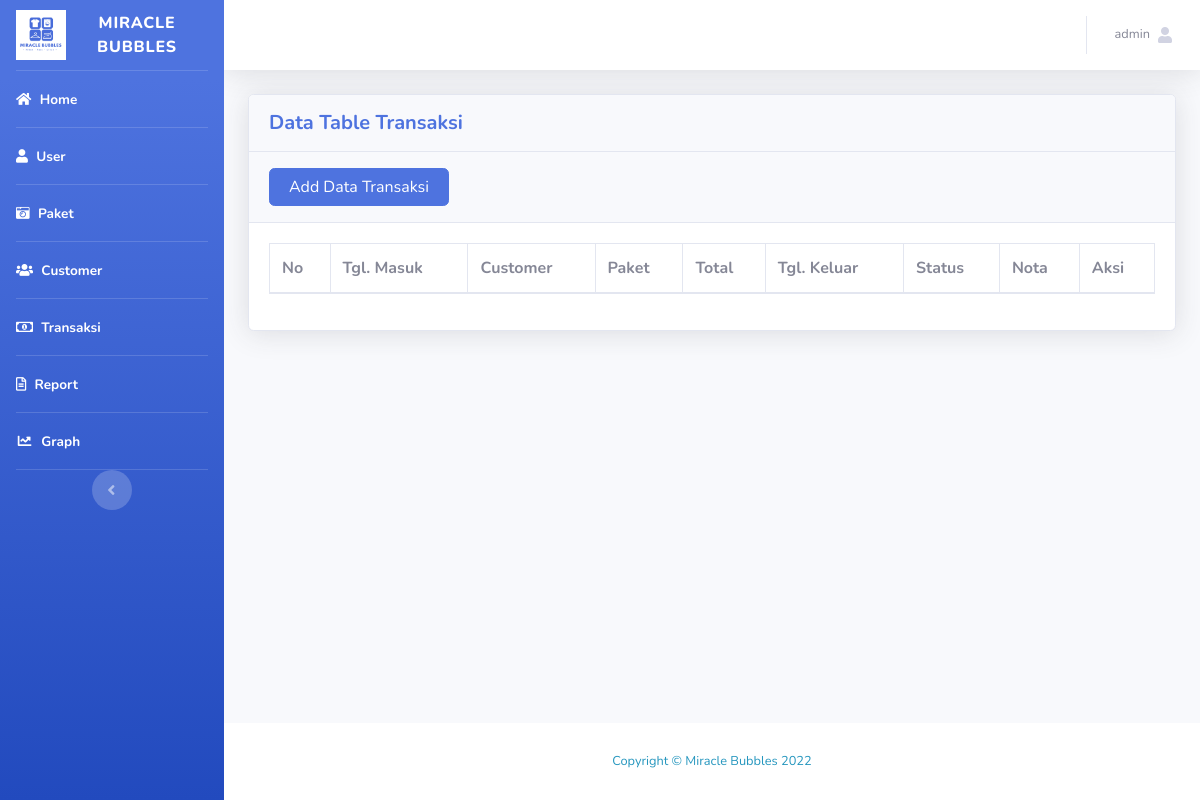
/ttransaksi.php (signed in), run on an earlier commit of the app's database.
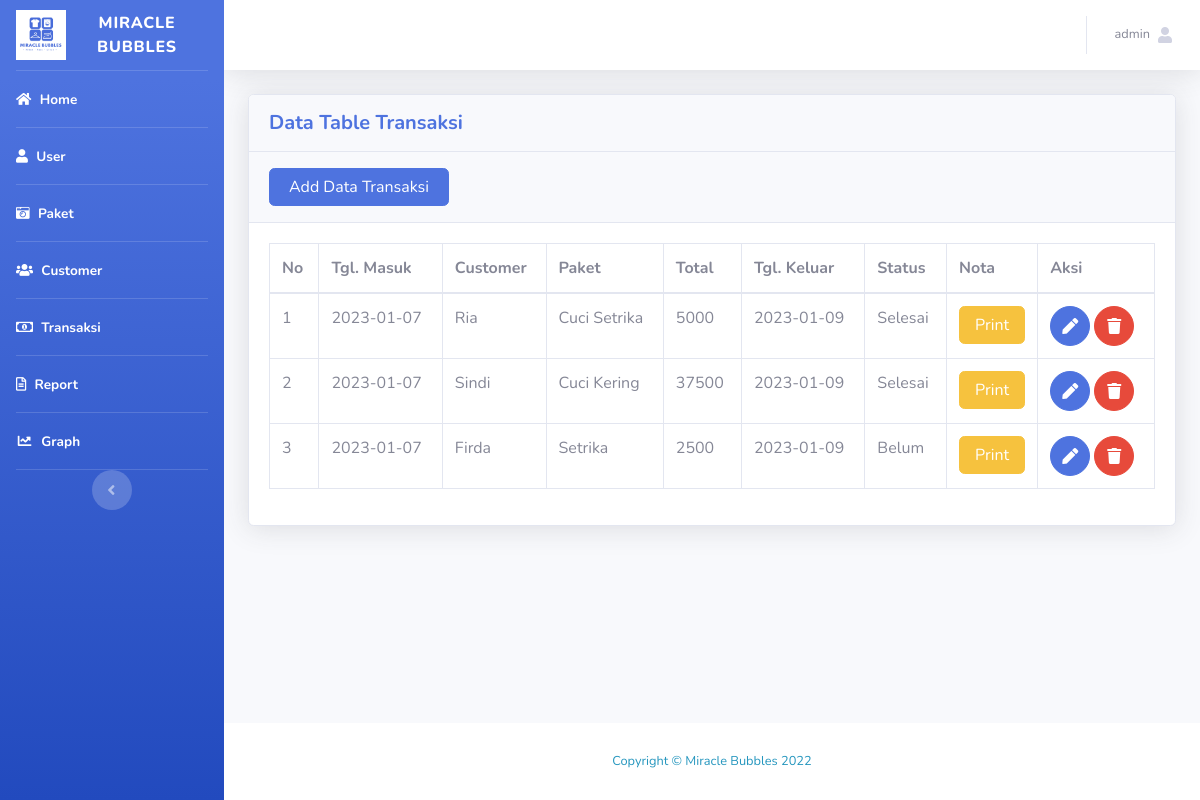
And on a later commit of the database.
### tables this page shows
CREATE TABLE `tb_transaksi` (
  `tgl_masuk` date NOT NULL,
  `kode_transaksi` varchar(50) NOT NULL,
  `nama_customer` varchar(255) NOT NULL,
  `nama_paket` varchar(255) NOT NULL,
  `Qty` int NOT NULL,
  `harga_paket` int NOT NULL,
  `harga_total` int NOT NULL,
  `tgl_ambil` date NOT NULL,
  `status` enum('Selesai','Belum') NOT NULL,
  `kode_customer` varchar(50) NOT NULL,
  `kode_paket` varchar(50) NOT NULL
);

### ttransaksi.php (the view, shortened to what the changed rows need)
<?php
require("koneksi.php");
$sesLvl = $_SESSION['level'];
?>
<!DOCTYPE html>
<html lang="en">
<head>
    <link href="vendor/fontawesome-free/css/all.min.css" rel="stylesheet" type="text/css">
    <link href="css/sb-admin-2.min.css" rel="stylesheet">
</head>
<body id="page-top">
    <div id="wrapper">
        <div id="content-wrapper" class="d-flex flex-column">
            <div id="content">
                <div class="container-fluid">
                    <div class="card shadow mb-4">
                        <div class="card-body">
                            <div class="table-responsive">
                                <table class="table table-bordered" id="dataTable" width="100%" cellspacing="0">
                                    <thead>
                                        <tr>
                                            <th>No</th>
                                            <th>Tgl. Masuk</th>
                                            <th>Customer</th>
                                            <th>Paket</th>
                                            <th>Total</th>
                                            <th>Tgl. Keluar</th>
                                            <th>Status</th>
                                            <th>Nota</th>
                                            <th>Aksi</th>
                                        </tr>
                                    </thead>
                                    <tbody>
                                        <?php
                                             $query  = "SELECT * FROM tb_transaksi";
                                             $result = mysqli_query($koneksi, $query);
                                             $no     = 1;
                                            if ($sesLvl == 1) {
                                                $dis = "";
                                            }else{
                                                $dis = "disabled";
                                            }
                                            while ($row = mysqli_fetch_array($result)){
                                                $tgl     = $row['tgl_masuk'];
                                                $nama    = $row['nama_customer'];
                                                $paket   = $row['nama_paket'];
                                                $total   = $row['harga_total'];
                                                $ambil   = $row['tgl_ambil'];
                                                $status = $row['status'];
                                        ?>
                                        <tr>
                                            <td><?php echo $no; ?></td>
                                            <td><?php echo $tgl; ?></td>
                                            <td><?php echo $nama; ?></td>
                                            <td><?php echo $paket; ?></td>
                                            <td><?php echo $total; ?></td>
                                            <td><?php echo $ambil; ?></td>
                                            <td><?php echo $status; ?></td>
                                            <td>
                                            <a href="nota.php?kode_transaksi=<?php echo $row['kode_transaksi']; ?>" class="btn btn-warning btn-user btn-block">Print</a>
                                            </td>
                                            <td>
                                            <a href="edittransaksi.php?kode_transaksi=<?php echo $row['kode_transaksi']; ?>" class="btn btn-primary btn-circle <?php echo $dis; ?>"><i class="fas fa-pen"></i></a>
                                            <a href="#" class="btn btn-danger btn-circle <?php echo $dis;?>"
                                            onClick="confirmModal('hapustransaksi.php?&kode_transaksi=<?php echo $row['kode_transaksi']; ?>');">
                                                <i class="fas fa-trash"></i>
                                            </a>
                                            </td>
                                        </tr>
                                        <?php
                                            $no++;
                                            }
                                        ?>
                                    </tbody>
                                </table>
                            </div>
                        </div>
                    </div>
                </div>
            </div>
        </div>
    </div>
</body>
</html>

What changed in the data, as far as the page shows it:
added tb_transaksi: tgl_masuk "2023-01-07", nama_customer "Ria", nama_paket "Cuci Setrika", harga_total "5000", tgl_ambil "2023-01-09", status "Selesai"
added tb_transaksi: tgl_masuk "2023-01-07", nama_customer "Sindi", nama_paket "Cuci Kering", harga_total "37500", tgl_ambil "2023-01-09", status "Selesai"
added tb_transaksi: tgl_masuk "2023-01-07", nama_customer "Firda", nama_paket "Setrika", harga_total "2500", tgl_ambil "2023-01-09", status "Belum"
